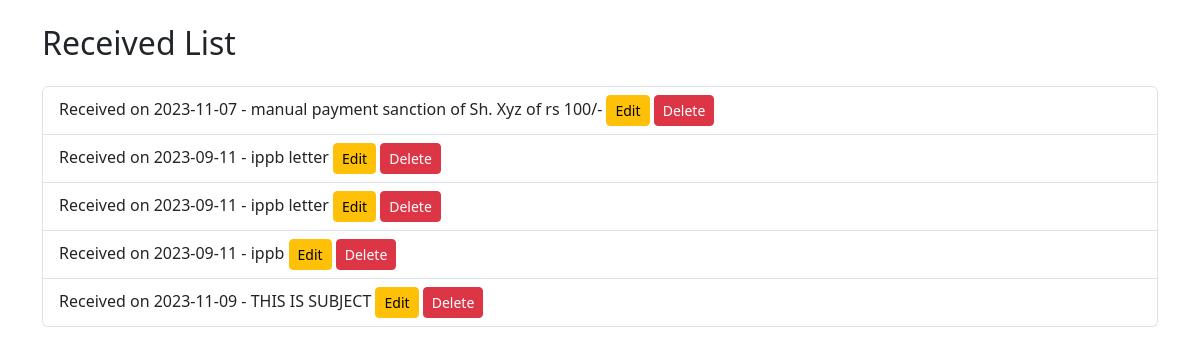
The app's page /eFile/received/, older data.
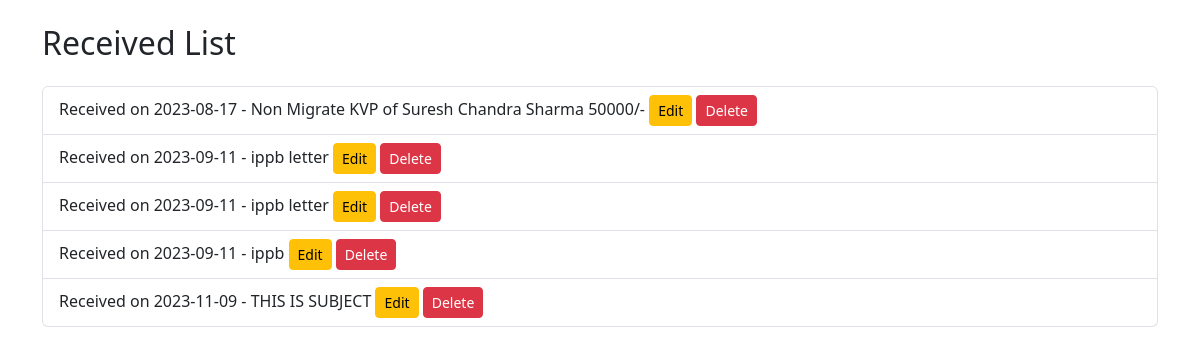
The same page, newer data.
### eFile/models.py (models this page shows, shortened)
class Received(models.Model):
    URGENCY_CHOICES = [
        ('Normal', 'Normal'),
        ('Urgent', 'Urgent'),
        ('MostUrgent', 'Most Urgent'),
    ]
    ReceiveId = models.AutoField(primary_key=True)
    ReceiveDate = models.DateField()
    Sender = models.ForeignKey(Senders, on_delete=models.CASCADE, default='1')
    LetterNo = models.CharField(max_length=50, blank=True,null=True)
    LetterDate = models.DateField()
    LetterSubject = models.CharField(max_length=255)
    LetterDetail= RichTextField(blank=True, null= True)
    Urgency = models.CharField(max_length=15, choices=URGENCY_CHOICES)
    DueDate = models.DateField(null=True, blank=True)
    Status = models.CharField(max_length=20, default='Letter Received')
    def __str__(self):
        return f"Received on {self.ReceiveDate} - {self.LetterSubject}"

### eFile/views.py (the view)
# urls.py: path('received/', received_list, name='received_list'),
def received_list(request):
    received_items = Received.objects.all()
    return render(request, 'eFile/received_list.html', {'received_items': received_items})

### templates/eFile/received_list.html (shortened to what this page needs)
{% extends 'eFile/base.html' %}
{% block content %}
    <h2 class="mb-4">Received List</h2>
    <ul class="list-group">
        {% for received_item in received_items %}
            <li class="list-group-item">
                {{ received_item }}
                <a class="btn btn-warning btn-sm float-right" href="{% url 'received_edit' pk=received_item.pk %}">Edit</a>
                <a class="btn btn-danger btn-sm float-right" href="{% url 'received_delete' pk=received_item.pk %}">Delete</a>
            </li>
        {% endfor %}
    </ul>
{% endblock %}

Row changes from the older to the newer data that the page shows:
changed Received: ReceiveDate+LetterSubject "Received on 2023-11-07 - manual payment sanction of Sh. Xyz of rs 100/-" → "Received on 2023-08-17 - Non Migrate KVP of Suresh Chandra Sharma 50000/-"
